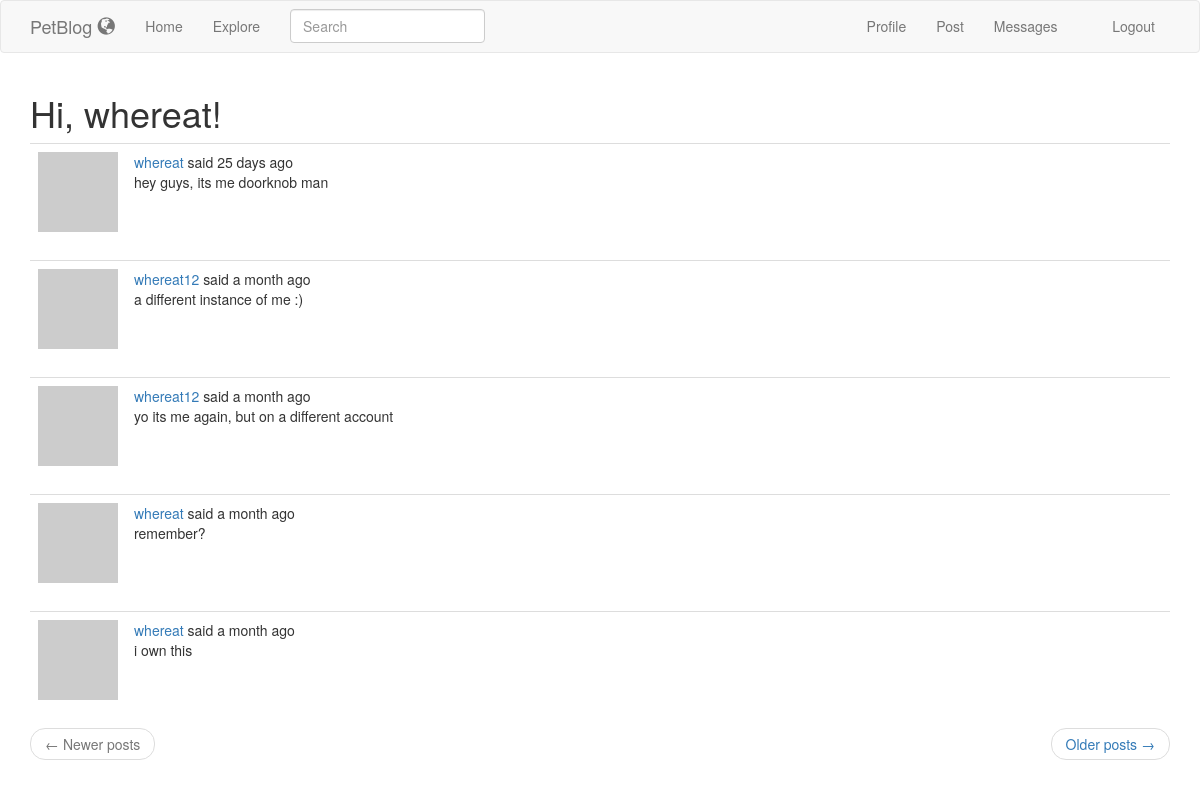
The app's page /index (signed in) with its own data.
### app/models.py (models this page shows, shortened)
class User(UserMixin, db.Model):
    id = db.Column(db.Integer, primary_key=True)
    username = db.Column(db.String(64), index=True, unique=True)
    petname = db.Column(db.String(64))
    species = db.Column(db.String(64))
    breed = db.Column(db.String(64))
    email = db.Column(db.String(120), index=True, unique=True)
    password_hash = db.Column(db.String(128))
    posts = db.relationship('Post', backref='author', lazy='dynamic')
    about_me = db.Column(db.String(140))
    last_seen = db.Column(db.DateTime, default=datetime.utcnow)
    followed = db.relationship(
        'User', secondary=followers,
        primaryjoin=(followers.c.follower_id == id),
        secondaryjoin=(followers.c.followed_id == id),
        backref=db.backref('followers', lazy='dynamic'), lazy='dynamic')
    messages_sent = db.relationship('Message',
                                    foreign_keys='Message.sender_id',
                                    backref='author', lazy='dynamic')
    messages_received = db.relationship('Message',
                                        foreign_keys='Message.recipient_id',
                                        backref='recipient', lazy='dynamic')
    last_message_read_time = db.Column(db.DateTime)
    notifications = db.relationship('Notification', backref='user',
                                    lazy='dynamic')
    def avatar(self, size):
        digest = md5(self.email.lower().encode('utf-8')).hexdigest()
        return 'https://www.gravatar.com/avatar/{}?d=mp&s={}'.format(
            digest, size)
    def followed_posts(self):
        followed = Post.query.join(
            followers, (followers.c.followed_id == Post.user_id)).filter(
                followers.c.follower_id == self.id)
        own = Post.query.filter_by(user_id=self.id)
        return followed.union(own).order_by(Post.timestamp.desc())
    def new_messages(self):
        last_read_time = self.last_message_read_time or datetime(1900, 1, 1)
        return Message.query.filter_by(recipient=self).filter(
            Message.timestamp > last_read_time).count()

class SearchableMixin(object):
    @classmethod
    def before_commit(cls, session):
        session._changes = {
            'add': list(session.new),
            'update': list(session.dirty),
            'delete': list(session.deleted)
        }
    @classmethod
    def after_commit(cls, session):
        for obj in session._changes['add']:
            if isinstance(obj, SearchableMixin):
                add_to_index(obj.__tablename__, obj)
        for obj in session._changes['update']:
            if isinstance(obj, SearchableMixin):
                add_to_index(obj.__tablename__, obj)
        for obj in session._changes['delete']:
            if isinstance(obj, SearchableMixin):
                remove_from_index(obj.__tablename__, obj)
        session._changes = None

class Post(SearchableMixin, db.Model):
    __searchable__ = ['body']
    id = db.Column(db.Integer, primary_key=True)
    body = db.Column(db.String(140))
    timestamp = db.Column(db.DateTime, index=True, default=datetime.utcnow)
    user_id = db.Column(db.Integer, db.ForeignKey('user.id'))
    language = db.Column(db.String(5))

### app/main/routes.py (the view)
@bp.route('/', methods=['GET', 'POST'])
@bp.route('/index', methods=['GET', 'POST'])
@login_required
def index():
    page = request.args.get('page', 1, type=int)
    posts = current_user.followed_posts().paginate(
        page, current_app.config['POSTS_PER_PAGE'], False)
    next_url = url_for('main.index', page=posts.next_num) \
        if posts.has_next else None
    prev_url = url_for('main.index', page=posts.prev_num) \
        if posts.has_prev else None
    return render_template('index.html', title=_('Home'),
                           posts=posts.items, next_url=next_url,
                           prev_url=prev_url)

### app/main/forms.py
class SearchForm(FlaskForm):
    q = StringField(_('Search'), validators=[DataRequired()])
    def __init__(self, *args, **kwargs):
        if 'formdata' not in kwargs:
            kwargs['formdata'] = request.args
        if 'csrf_enabled' not in kwargs:
            kwargs['csrf_enabled'] = False
        super(SearchForm, self).__init__(*args, **kwargs)

### app/main/routes.py (called while the page is built)
@bp.before_app_request
def before_request():
    if current_user.is_authenticated:
        current_user.last_seen = datetime.utcnow()
        db.session.commit()
        g.search_form = SearchForm()
    g.locale = str(get_locale())

### app/models.py (called while the page is built)
@login.user_loader
def load_user(id):
    return User.query.get(int(id))

### app/templates/index.html (shortened to what this page needs)
{% extends 'base.html' %}
{% import 'bootstrap/wtf.html' as wtf %}
{% block app_content %}
    <h1>{{ _('Hi, %(username)s!', username=current_user.username) }}</h1>
    {% for post in posts %}
        {% include '_post.html' %}
    {% endfor %}
    <nav aria-label="...">
        <ul class="pager">
            <li class="previous{% if not prev_url %} disabled{% endif %}">
                <a href="{{ prev_url or '#' }}">
                    <span aria-hidden="true">&larr;</span> {{ _('Newer posts') }}
                </a>
            </li>
            <li class="next{% if not next_url %} disabled{% endif %}">
                <a href="{{ next_url or '#' }}">
                    {{ _('Older posts') }} <span aria-hidden="true">&rarr;</span>
                </a>
            </li>
        </ul>
    </nav>
{% endblock %}

### app/templates/_post.html (shortened to what this page needs)
<table class="table table-hover">
    <tr>
        <td width="70px">
            <a href="{{ url_for('main.user', username=post.author.username) }}">
                <img src="{{ post.author.avatar(70) }}" />
            </a>
        </td>
        <td>
            {{ _('%(username)s said %(when)s',
                username=user_link, when=moment(post.timestamp).fromNow()) }}
            <br>
            <span id="post{{ post.id }}">{{ post.body }}</span>
        </td>
    </tr>
</table>

### records on screen
Post: body "hey guys, its me doorknob man"
Post: body "a different instance of me :)"
Post: body "yo its me again, but on a different account"
Post: body "remember?"
Post: body "i own this"
